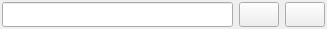
<?xml version="1.0" encoding="UTF-8"?>
<ui version="4.0">
 <class>Form</class>
 <widget class="QWidget" name="Form">
  <property name="geometry">
   <rect>
    <x>0</x>
    <y>0</y>
    <width>327</width>
    <height>29</height>
   </rect>
  </property>
  <property name="windowTitle">
   <string>Form</string>
  </property>
  <layout class="QGridLayout" name="gridLayout">
   <property name="leftMargin">
    <number>2</number>
   </property>
   <property name="topMargin">
    <number>2</number>
   </property>
   <property name="rightMargin">
    <number>2</number>
   </property>
   <property name="bottomMargin">
    <number>2</number>
   </property>
   <item row="0" column="1">
    <layout class="QHBoxLayout" name="horizontalLayout">
     <item>
      <widget class="QLineEdit" name="snapshot_name">
       <property name="maximumSize">
        <size>
         <width>16777215</width>
         <height>30</height>
        </size>
       </property>
      </widget>
     </item>
     <item>
      <widget class="QPushButton" name="open_button">
       <property name="maximumSize">
        <size>
         <width>16777215</width>
         <height>30</height>
        </size>
       </property>
       <property name="text">
        <string/>
       </property>
      </widget>
     </item>
     <item>
      <widget class="QPushButton" name="remove_button">
       <property name="maximumSize">
        <size>
         <width>16777215</width>
         <height>30</height>
        </size>
       </property>
       <property name="text">
        <string/>
       </property>
      </widget>
     </item>
    </layout>
   </item>
  </layout>
 </widget>
 <resources/>
 <connections/>
</ui>
